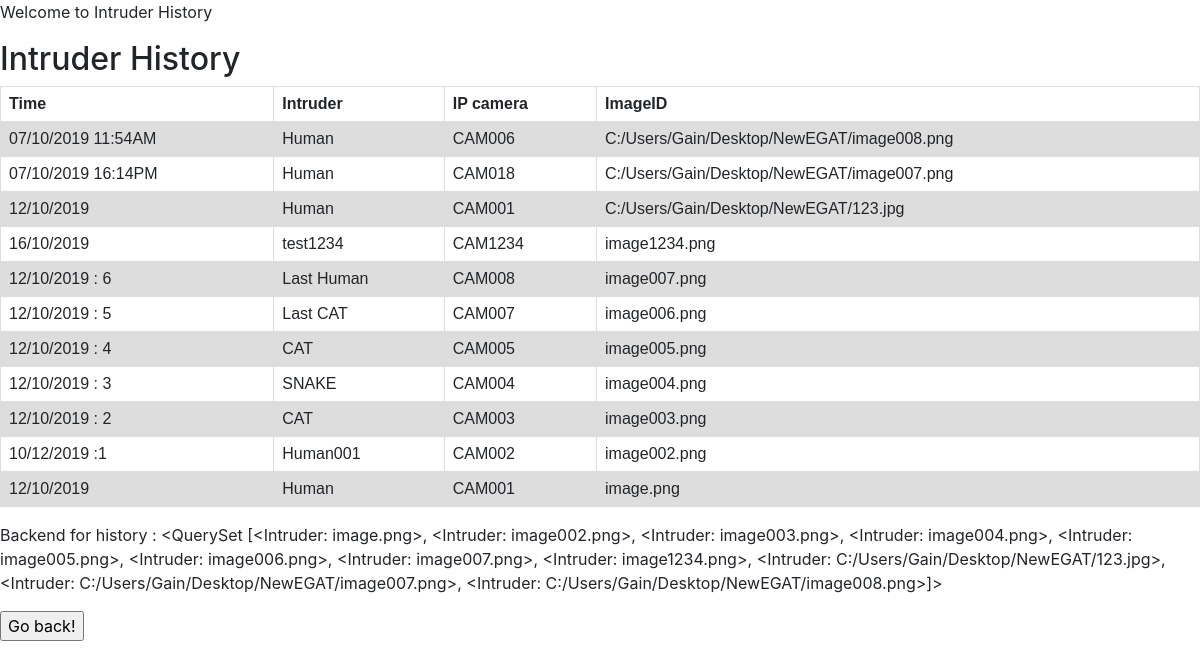
/test8/, run on an earlier commit of the app's database.
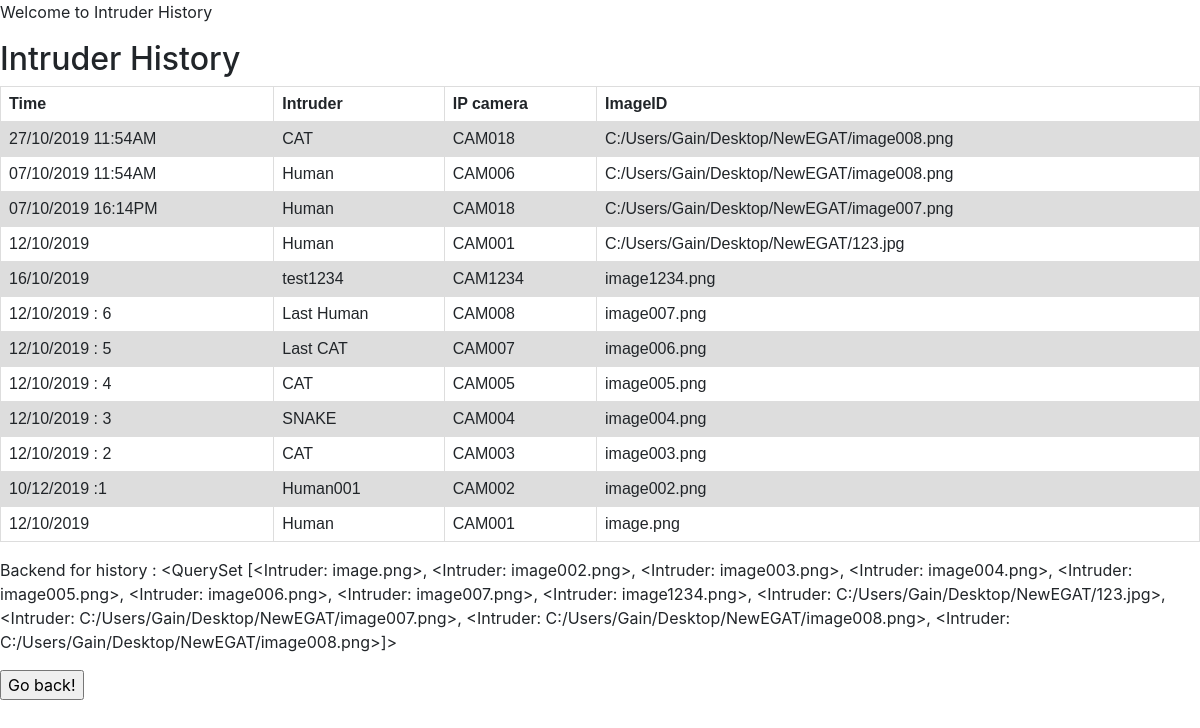
And on a later commit of the database.
### example/models.py (models this page shows, shortened)
class Intruder(models.Model):
    Intru = models.CharField(max_length=10)
    IPcam = models.CharField(max_length=10)
    Time = models.CharField(max_length=30)
    ImageID = models.CharField(max_length=50)
    def __str__(self):
        return self.ImageID

### example/viewstest.py (the view)
# urls.py: url(r'test8/$', viewstest.test8),
def test8(request) :
    template = loader.get_template('test8.html')
    header_str = 'Intruder History'
    posts = Intruder.objects.all()
    args = {'var8': header_str, 'posts': posts }
    return HttpResponse(template.render(args, request))

### example/templates/test8.html (shortened to what this page needs)
{% extends 'base.html' %}
{% block body %}
<p>
    Welcome to Intruder History
</p>
<body>
    <h2>{{ var8 }}</h2>
    <table>
        <tr>
            <th>Time</th>
            <th>Intruder</th>
            <th>IP camera</th>
            <th>ImageID</th>
        </tr>
        {% for Intruder in posts reversed %}
        <tr>
            <td>{{ Intruder.Time }}</td>
            <td>{{ Intruder.Intru }}</td>
            <td>{{ Intruder.IPcam }}</td>
            <td>{{ Intruder.ImageID }}</td>
        </tr>
        {% endfor %}
    </table>
    <p>Backend for history : {{posts}}</p>
    <p><form>
        <input type="button" value="Go back!" onclick="history.back()">
        </form>
    </p>
</body>
{% endblock %}

What changed in the data, as far as the page shows it:
added Intruder: Time "27/10/2019 11:54AM", Intru "CAT", IPcam "CAM018", ImageID "C:/Users/Gain/Desktop/NewEGAT/image008.png"
computed for Intruder "image.png": ImageID.ImageID "…C:/Users/Gain/Desktop/NewEGAT/123.jpg>, <Intruder: C:/Users/Gain/Desktop/NewEGAT/image007.png>, <Intruder: C:/Users/Gain/Desktop/NewEGAT/image008.png>]>" → "…C:/Users/Gain/Desktop/NewEGAT/123.jpg>, <Intruder: C:/Users/Gain/Desktop/NewEGAT/image007.png>, <Intruder: C:/Users/Gain/Desktop/NewEGAT/image008.png>, <Intruder: C:/Users/Gain/Desktop/NewEGAT/image008.png>]>"
